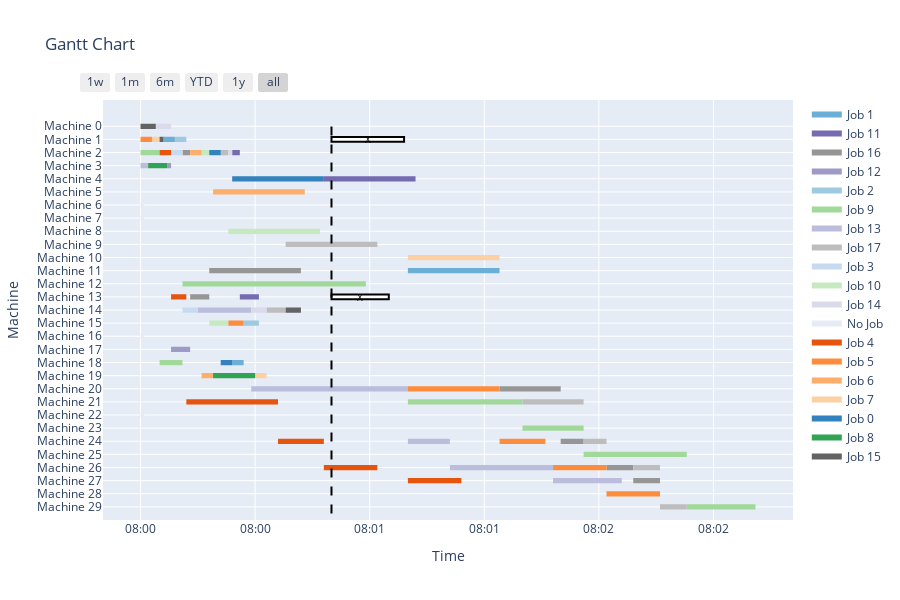

The notebook cell saved with this chart:
### Code cell
# Running schedule
completion = False
# Random events
JA_event, MB_event, events, t, trigger              = random_events(t, K, X_ijk, S_ij, C_ij, JA_event, MB_event, events,\
                                                                    maxtimeacceptnewjob, J, defectProb)
while completion == False and trigger is not None:
    if t < np.max(C_ij):
        # Snapshot
        S_k, S_j, J, I, JSet, OJSet, DSet, ODSet,    \
        OperationPool, n_ops_left_j, MC_ji, n_MC_ji, \
        d_j, n_j, p_ijk, h_ijk,                      \
        org_p_ijk, org_h_ijk, org_n_j,               \
        org_MC_ji, org_n_MC_ji,                      \
        Oij_on_machine, affected_Oij,                \
        MB_info, MB_record,  X_ijk, S_ij, C_ij,      \
        JA, percent_JA, MB, percent_MB, remaining_re,\
        CT_k, T_cur, Tard_job, C_j                   = snapshot(t, trigger, MC_ji, n_MC_ji,                         \
                                                                d_j, n_j, p_ijk, h_ijk, J, I, K, X_ijk, S_ij, C_ij, \
                                                                OperationPool, MB_info, MB_record, S_k,             \
                                                                org_J, org_p_ijk, org_h_ijk, org_n_j,               \
                                                                org_MC_ji, org_n_MC_ji, C_j                         )
        # Store previous schedule
        X_previous, S_previous, C_previous           = store_schedule(X_ijk, S_ij, C_ij)       
        action_method 						         = action_space(J, I, K, p_ijk, h_ijk, d_j, n_j, 
                                                                    MC_ji, n_MC_ji, n_ops_left_j, OperationPool, S_k, S_j, 
                                                                    JSet, OJSet, Oij_on_machine, affected_Oij, 
                                                                    t, X_ijk, S_ij, C_ij, C_j, CT_k, T_cur, Tard_job, maxtime)
        action_id                                    = 2
        print(action_name[action_id])

        reschedule							         = action_method[action_id]
        GBest, X_ijk, S_ij, C_ij, C_j                = reschedule()
        print(GBest)
        X_ijk, S_ij, C_ij                            = update_schedule(DSet, ODSet, X_ijk, S_ij, C_ij, X_previous, S_previous, C_previous)
        fig2 = plot(J, K, n_j, X_ijk, S_ij, C_ij, MB_record, t)
        display(fig2)
        

        JA_event, MB_event, events, t, trigger      = random_events(t, K, X_ijk, S_ij, C_ij, JA_event, MB_event, events,\
                                                                    maxtimeacceptnewjob, J, defectProb)
        completion = True
    # else: completion = True

### Figure 1 — Plotly figure (JSON) as saved in the notebook; plotly's stock layout.template omitted (floating-point values rounded to 4 significant figures)
{"data": [{"fill": "toself", "fillcolor": "rgb(107, 174, 214)", "hoverinfo": "name", "legendgroup": "rgb(107, 174, 214)", "mode": "none", "name": "Job 1", "type": "scatter", "x": ["2024-07-01T08:00:06", "2024-07-01T08:00:09", "2024-07-01T08:00:09", "2024-07-01T08:00:06", "2024-07-01T08:00:06", "2024-07-01T08:01:10", "2024-07-01T08:01:34", "2024-07-01T08:01:34", "2024-07-01T08:01:10", "2024-07-01T08:01:10", "2024-07-01T08:00:24", "2024-07-01T08:00:27", "2024-07-01T08:00:27", "2024-07-01T08:00:24"], "y": [27.8, 27.8, 28.2, 28.2, null, 17.8, 17.8, 18.2, 18.2, null, 10.8, 10.8, 11.2, 11.2]}, {"fill": "toself", "fillcolor": "rgb(117, 107, 177)", "hoverinfo": "name", "legendgroup": "rgb(117, 107, 177)", "mode": "none", "name": "Job 11", "type": "scatter", "x": ["2024-07-01T08:00:24", "2024-07-01T08:00:26", "2024-07-01T08:00:26", "2024-07-01T08:00:24", "2024-07-01T08:00:24", "2024-07-01T08:00:48", "2024-07-01T08:01:12", "2024-07-01T08:01:12", "2024-07-01T08:00:48", "2024-07-01T08:00:48", "2024-07-01T08:00:26", "2024-07-01T08:00:31", "2024-07-01T08:00:31", "2024-07-01T08:00:26"], "y": [26.8, 26.8, 27.2, 27.2, null, 24.8, 24.8, 25.2, 25.2, null, 15.8, 15.8, 16.2, 16.2]}, {"fill": "toself", "fillcolor": "rgb(150, 150, 150)", "hoverinfo": "name", "legendgroup": "rgb(150, 150, 150)", "mode": "none", "name": "Job 16", "type": "scatter", "x": ["2024-07-01T08:00:11", "2024-07-01T08:00:13", "2024-07-01T08:00:13", "2024-07-01T08:00:11", "2024-07-01T08:00:11", "2024-07-01T08:00:18", "2024-07-01T08:00:42", "2024-07-01T08:00:42", "2024-07-01T08:00:18", "2024-07-01T08:00:18", "2024-07-01T08:00:13", "2024-07-01T08:00:18", "2024-07-01T08:00:18", "2024-07-01T08:00:13", "2024-07-01T08:00:13", "2024-07-01T08:01:34", "2024-07-01T08:01:50", "2024-07-01T08:01:50", "2024-07-01T08:01:34", "2024-07-01T08:01:34", "2024-07-01T08:01:50", "2024-07-01T08:01:56", "2024-07-01T08:01:56", "2024-07-01T08:01:50", "2024-07-01T08:01:50", "2024-07-01T08:02:02", "2024-07-01T08:02:09", "2024-07-01T08:02:09", "2024-07-01T08:02:02", "2024-07-01T08:02:02", "2024-07-01T08:02:09", "2024-07-01T08:02:16", "2024-07-01T08:02:16", "2024-07-01T08:02:09"], "y": [26.8, 26.8, 27.2, 27.2, null, 17.8, 17.8, 18.2, 18.2, null, 15.8, 15.8, 16.2, 16.2, null, 8.8, 8.8, 9.2, 9.2, null, 4.8, 4.8, 5.2, 5.2, null, 2.8, 2.8, 3.2, 3.2, null, 1.8, 1.8, 2.2, 2.2]}, {"fill": "toself", "fillcolor": "rgb(158, 154, 200)", "hoverinfo": "name", "legendgroup": "rgb(158, 154, 200)", "mode": "none", "name": "Job 12", "type": "scatter", "x": ["2024-07-01T08:00:07", "2024-07-01T08:00:08", "2024-07-01T08:00:08", "2024-07-01T08:00:07", "2024-07-01T08:00:07", "2024-07-01T08:00:08", "2024-07-01T08:00:13", "2024-07-01T08:00:13", "2024-07-01T08:00:08"], "y": [25.8, 25.8, 26.2, 26.2, null, 11.8, 11.8, 12.2, 12.2]}, {"fill": "toself", "fillcolor": "rgb(158, 202, 225)", "hoverinfo": "name", "legendgroup": "rgb(158, 202, 225)", "mode": "none", "name": "Job 2", "type": "scatter", "x": ["2024-07-01T08:00:09", "2024-07-01T08:00:12", "2024-07-01T08:00:12", "2024-07-01T08:00:09", "2024-07-01T08:00:09", "2024-07-01T08:00:27", "2024-07-01T08:00:31", "2024-07-01T08:00:31", "2024-07-01T08:00:27"], "y": [27.8, 27.8, 28.2, 28.2, null, 13.8, 13.8, 14.2, 14.2]}, {"fill": "toself", "fillcolor": "rgb(161, 217, 155)", "hoverinfo": "name", "legendgroup": "rgb(161, 217, 155)", "mode": "none", "name": "Job 9", "type": "scatter", "x": ["2024-07-01T08:00:00", "2024-07-01T08:00:05", "2024-07-01T08:00:05", "2024-07-01T08:00:00", "2024-07-01T08:00:00", "2024-07-01T08:00:11", "2024-07-01T08:00:59", "2024-07-01T08:00:59", "2024-07-01T08:00:11", "2024-07-01T08:00:11", "2024-07-01T08:00:05", "2024-07-01T08:00:11", "2024-07-01T08:00:11", "2024-07-01T08:00:05", "2024-07-01T08:00:05", "2024-07-01T08:01:10", "2024-07-01T08:01:40", "2024-07-01T08:01:40", "2024-07-01T08:01:10", "2024-07-01T08:01:10", "2024-07-01T08:01:40", "2024-07-01T08:01:56", "2024-07-01T08:01:56", "2024-07-01T08:01:40", "2024-07-01T08:01:40", "2024-07-01T08:01:56", "2024-07-01T08:02:23", "2024-07-01T08:02:23", "2024-07-01T08:01:56", "2024-07-01T08:01:56", "2024-07-01T08:02:23", "2024-07-01T08:02:41", "2024-07-01T08:02:41", "2024-07-01T08:02:23"], "y": [26.8, 26.8, 27.2, 27.2, null, 16.8, 16.8, 17.2, 17.2, null, 10.8, 10.8, 11.2, 11.2, null, 7.8, 7.8, 8.2, 8.2, null, 5.8, 5.8, 6.2, 6.2, null, 3.8, 3.8, 4.2, 4.2, null, -0.2, -0.2, 0.2, 0.2]}, {"fill": "toself", "fillcolor": "rgb(188, 189, 220)", "hoverinfo": "name", "legendgroup": "rgb(188, 189, 220)", "mode": "none", "name": "Job 13", "type": "scatter", "x": ["2024-07-01T08:00:00", "2024-07-01T08:00:02", "2024-07-01T08:00:02", "2024-07-01T08:00:00", "2024-07-01T08:00:00", "2024-07-01T08:00:15", "2024-07-01T08:00:29", "2024-07-01T08:00:29", "2024-07-01T08:00:15", "2024-07-01T08:00:15", "2024-07-01T08:00:29", "2024-07-01T08:01:10", "2024-07-01T08:01:10", "2024-07-01T08:00:29", "2024-07-01T08:00:29", "2024-07-01T08:01:10", "2024-07-01T08:01:21", "2024-07-01T08:01:21", "2024-07-01T08:01:10", "2024-07-01T08:01:10", "2024-07-01T08:01:21", "2024-07-01T08:01:48", "2024-07-01T08:01:48", "2024-07-01T08:01:21", "2024-07-01T08:01:21", "2024-07-01T08:01:48", "2024-07-01T08:02:06", "2024-07-01T08:02:06", "2024-07-01T08:01:48"], "y": [25.8, 25.8, 26.2, 26.2, null, 14.8, 14.8, 15.2, 15.2, null, 8.8, 8.8, 9.2, 9.2, null, 4.8, 4.8, 5.2, 5.2, null, 2.8, 2.8, 3.2, 3.2, null, 1.8, 1.8, 2.2, 2.2]}, {"fill": "toself", "fillcolor": "rgb(189, 189, 189)", "hoverinfo": "name", "legendgroup": "rgb(189, 189, 189)", "mode": "none", "name": "Job 17", "type": "scatter", "x": ["2024-07-01T08:00:21", "2024-07-01T08:00:23", "2024-07-01T08:00:23", "2024-07-01T08:00:21", "2024-07-01T08:00:21", "2024-07-01T08:00:38", "2024-07-01T08:01:02", "2024-07-01T08:01:02", "2024-07-01T08:00:38", "2024-07-01T08:00:38", "2024-07-01T08:00:33", "2024-07-01T08:00:38", "2024-07-01T08:00:38", "2024-07-01T08:00:33", "2024-07-01T08:00:33", "2024-07-01T08:01:40", "2024-07-01T08:01:56", "2024-07-01T08:01:56", "2024-07-01T08:01:40", "2024-07-01T08:01:40", "2024-07-01T08:01:56", "2024-07-01T08:02:02", "2024-07-01T08:02:02", "2024-07-01T08:01:56", "2024-07-01T08:01:56", "2024-07-01T08:02:09", "2024-07-01T08:02:16", "2024-07-01T08:02:16", "2024-07-01T08:02:09", "2024-07-01T08:02:09", "2024-07-01T08:02:16", "2024-07-01T08:02:23", "2024-07-01T08:02:23", "2024-07-01T08:02:16"], "y": [26.8, 26.8, 27.2, 27.2, null, 19.8, 19.8, 20.2, 20.2, null, 14.8, 14.8, 15.2, 15.2, null, 7.8, 7.8, 8.2, 8.2, null, 4.8, 4.8, 5.2, 5.2, null, 2.8, 2.8, 3.2, 3.2, null, -0.2, -0.2, 0.2, 0.2]}, {"fill": "toself", "fillcolor": "rgb(198, 219, 239)", "hoverinfo": "name", "legendgroup": "rgb(198, 219, 239)", "mode": "none", "name": "Job 3", "type": "scatter", "x": ["2024-07-01T08:00:08", "2024-07-01T08:00:11", "2024-07-01T08:00:11", "2024-07-01T08:00:08", "2024-07-01T08:00:08", "2024-07-01T08:00:11", "2024-07-01T08:00:15", "2024-07-01T08:00:15", "2024-07-01T08:00:11"], "y": [26.8, 26.8, 27.2, 27.2, null, 14.8, 14.8, 15.2, 15.2]}, {"fill": "toself", "fillcolor": "rgb(199, 233, 192)", "hoverinfo": "name", "legendgroup": "rgb(199, 233, 192)", "mode": "none", "name": "Job 10", "type": "scatter", "x": ["2024-07-01T08:00:16", "2024-07-01T08:00:18", "2024-07-01T08:00:18", "2024-07-01T08:00:16", "2024-07-01T08:00:16", "2024-07-01T08:00:23", "2024-07-01T08:00:47", "2024-07-01T08:00:47", "2024-07-01T08:00:23", "2024-07-01T08:00:23", "2024-07-01T08:00:18", "2024-07-01T08:00:23", "2024-07-01T08:00:23", "2024-07-01T08:00:18"], "y": [26.8, 26.8, 27.2, 27.2, null, 20.8, 20.8, 21.2, 21.2, null, 13.8, 13.8, 14.2, 14.2]}, {"fill": "toself", "fillcolor": "rgb(218, 218, 235)", "hoverinfo": "name", "legendgroup": "rgb(218, 218, 235)", "mode": "none", "name": "Job 14", "type": "scatter", "x": ["2024-07-01T08:00:04", "2024-07-01T08:00:08", "2024-07-01T08:00:08", "2024-07-01T08:00:04", "2024-07-01T08:00:04", "2024-07-01T08:00:23", "2024-07-01T08:00:24", "2024-07-01T08:00:24", "2024-07-01T08:00:23", "2024-07-01T08:00:23", "2024-07-01T08:00:29", "2024-07-01T08:00:33", "2024-07-01T08:00:33", "2024-07-01T08:00:29"], "y": [28.8, 28.8, 29.2, 29.2, null, 26.8, 26.8, 27.2, 27.2, null, 14.8, 14.8, 15.2, 15.2]}, {"fill": "toself", "fillcolor": "rgb(230, 236, 245)", "hoverinfo": "name", "legendgroup": "rgb(230, 236, 245)", "mode": "none", "name": "No Job", "type": "scatter", "x": ["2024-07-01T08:00:00", "2024-07-01T08:00:01", "2024-07-01T08:00:01", "2024-07-01T08:00:00", "2024-07-01T08:00:00", "2024-07-01T08:00:00", "2024-07-01T08:00:01", "2024-07-01T08:00:01", "2024-07-01T08:00:00", "2024-07-01T08:00:00", "2024-07-01T08:00:00", "2024-07-01T08:00:01", "2024-07-01T08:00:01", "2024-07-01T08:00:00", "2024-07-01T08:00:00", "2024-07-01T08:00:00", "2024-07-01T08:00:01", "2024-07-01T08:00:01", "2024-07-01T08:00:00"], "y": [22.8, 22.8, 23.2, 23.2, null, 21.8, 21.8, 22.2, 22.2, null, 12.8, 12.8, 13.2, 13.2, null, 6.8, 6.8, 7.2, 7.2]}, {"fill": "toself", "fillcolor": "rgb(230, 85, 13)", "hoverinfo": "name", "legendgroup": "rgb(230, 85, 13)", "mode": "none", "name": "Job 4", "type": "scatter", "x": ["2024-07-01T08:00:05", "2024-07-01T08:00:08", "2024-07-01T08:00:08", "2024-07-01T08:00:05", "2024-07-01T08:00:05", "2024-07-01T08:00:08", "2024-07-01T08:00:12", "2024-07-01T08:00:12", "2024-07-01T08:00:08", "2024-07-01T08:00:08", "2024-07-01T08:00:12", "2024-07-01T08:00:36", "2024-07-01T08:00:36", "2024-07-01T08:00:12", "2024-07-01T08:00:12", "2024-07-01T08:00:36", "2024-07-01T08:00:48", "2024-07-01T08:00:48", "2024-07-01T08:00:36", "2024-07-01T08:00:36", "2024-07-01T08:00:48", "2024-07-01T08:01:02", "2024-07-01T08:01:02", "2024-07-01T08:00:48", "2024-07-01T08:00:48", "2024-07-01T08:01:10", "2024-07-01T08:01:24", "2024-07-01T08:01:24", "2024-07-01T08:01:10"], "y": [26.8, 26.8, 27.2, 27.2, null, 15.8, 15.8, 16.2, 16.2, null, 7.8, 7.8, 8.2, 8.2, null, 4.8, 4.8, 5.2, 5.2, null, 2.8, 2.8, 3.2, 3.2, null, 1.8, 1.8, 2.2, 2.2]}, {"fill": "toself", "fillcolor": "rgb(253, 141, 60)", "hoverinfo": "name", "legendgroup": "rgb(253, 141, 60)", "mode": "none", "name": "Job 5", "type": "scatter", "x": ["2024-07-01T08:00:00", "2024-07-01T08:00:03", "2024-07-01T08:00:03", "2024-07-01T08:00:00", "2024-07-01T08:00:00", "2024-07-01T08:00:23", "2024-07-01T08:00:27", "2024-07-01T08:00:27", "2024-07-01T08:00:23", "2024-07-01T08:00:23", "2024-07-01T08:01:10", "2024-07-01T08:01:34", "2024-07-01T08:01:34", "2024-07-01T08:01:10", "2024-07-01T08:01:10", "2024-07-01T08:01:34", "2024-07-01T08:01:46", "2024-07-01T08:01:46", "2024-07-01T08:01:34", "2024-07-01T08:01:34", "2024-07-01T08:01:48", "2024-07-01T08:02:02", "2024-07-01T08:02:02", "2024-07-01T08:01:48", "2024-07-01T08:01:48", "2024-07-01T08:02:02", "2024-07-01T08:02:16", "2024-07-01T08:02:16", "2024-07-01T08:02:02"], "y": [27.8, 27.8, 28.2, 28.2, null, 13.8, 13.8, 14.2, 14.2, null, 8.8, 8.8, 9.2, 9.2, null, 4.8, 4.8, 5.2, 5.2, null, 2.8, 2.8, 3.2, 3.2, null, 0.8, 0.8, 1.2, 1.2]}, {"fill": "toself", "fillcolor": "rgb(253, 174, 107)", "hoverinfo": "name", "legendgroup": "rgb(253, 174, 107)", "mode": "none", "name": "Job 6", "type": "scatter", "x": ["2024-07-01T08:00:13", "2024-07-01T08:00:16", "2024-07-01T08:00:16", "2024-07-01T08:00:13", "2024-07-01T08:00:13", "2024-07-01T08:00:19", "2024-07-01T08:00:43", "2024-07-01T08:00:43", "2024-07-01T08:00:19", "2024-07-01T08:00:19", "2024-07-01T08:00:16", "2024-07-01T08:00:19", "2024-07-01T08:00:19", "2024-07-01T08:00:16"], "y": [26.8, 26.8, 27.2, 27.2, null, 23.8, 23.8, 24.2, 24.2, null, 9.8, 9.8, 10.2, 10.2]}, {"fill": "toself", "fillcolor": "rgb(253, 208, 162)", "hoverinfo": "name", "legendgroup": "rgb(253, 208, 162)", "mode": "none", "name": "Job 7", "type": "scatter", "x": ["2024-07-01T08:00:03", "2024-07-01T08:00:05", "2024-07-01T08:00:05", "2024-07-01T08:00:03", "2024-07-01T08:00:03", "2024-07-01T08:01:10", "2024-07-01T08:01:34", "2024-07-01T08:01:34", "2024-07-01T08:01:10", "2024-07-01T08:01:10", "2024-07-01T08:00:30", "2024-07-01T08:00:33", "2024-07-01T08:00:33", "2024-07-01T08:00:30"], "y": [27.8, 27.8, 28.2, 28.2, null, 18.8, 18.8, 19.2, 19.2, null, 9.8, 9.8, 10.2, 10.2]}, {"fill": "toself", "fillcolor": "rgb(49, 130, 189)", "hoverinfo": "name", "legendgroup": "rgb(49, 130, 189)", "mode": "none", "name": "Job 0", "type": "scatter", "x": ["2024-07-01T08:00:18", "2024-07-01T08:00:21", "2024-07-01T08:00:21", "2024-07-01T08:00:18", "2024-07-01T08:00:18", "2024-07-01T08:00:24", "2024-07-01T08:00:48", "2024-07-01T08:00:48", "2024-07-01T08:00:24", "2024-07-01T08:00:24", "2024-07-01T08:00:21", "2024-07-01T08:00:24", "2024-07-01T08:00:24", "2024-07-01T08:00:21"], "y": [26.8, 26.8, 27.2, 27.2, null, 24.8, 24.8, 25.2, 25.2, null, 10.8, 10.8, 11.2, 11.2]}, {"fill": "toself", "fillcolor": "rgb(49, 163, 84)", "hoverinfo": "name", "legendgroup": "rgb(49, 163, 84)", "mode": "none", "name": "Job 8", "type": "scatter", "x": ["2024-07-01T08:00:02", "2024-07-01T08:00:07", "2024-07-01T08:00:07", "2024-07-01T08:00:02", "2024-07-01T08:00:02", "2024-07-01T08:00:19", "2024-07-01T08:00:30", "2024-07-01T08:00:30", "2024-07-01T08:00:19"], "y": [25.8, 25.8, 26.2, 26.2, null, 9.8, 9.8, 10.2, 10.2]}, {"fill": "toself", "fillcolor": "rgb(99, 99, 99)", "hoverinfo": "name", "legendgroup": "rgb(99, 99, 99)", "mode": "none", "name": "Job 15", "type": "scatter", "x": ["2024-07-01T08:00:00", "2024-07-01T08:00:04", "2024-07-01T08:00:04", "2024-07-01T08:00:00", "2024-07-01T08:00:00", "2024-07-01T08:00:05", "2024-07-01T08:00:06", "2024-07-01T08:00:06", "2024-07-01T08:00:05", "2024-07-01T08:00:05", "2024-07-01T08:00:38", "2024-07-01T08:00:42", "2024-07-01T08:00:42", "2024-07-01T08:00:38"], "y": [28.8, 28.8, 29.2, 29.2, null, 27.8, 27.8, 28.2, 28.2, null, 14.8, 14.8, 15.2, 15.2]}, {"legendgroup": "rgb(107, 174, 214)", "marker": {"color": "rgb(107, 174, 214)", "opacity": 0, "size": 1}, "mode": "markers", "name": "", "showlegend": false, "text": [null, null, null, null, null, null], "type": "scatter", "x": ["2024-07-01T08:00:06", "2024-07-01T08:00:09", "2024-07-01T08:01:10", "2024-07-01T08:01:34", "2024-07-01T08:00:24", "2024-07-01T08:00:27"], "y": [28, 28, 18, 18, 11, 11]}, {"legendgroup": "rgb(117, 107, 177)", "marker": {"color": "rgb(117, 107, 177)", "opacity": 0, "size": 1}, "mode": "markers", "name": "", "showlegend": false, "text": [null, null, null, null, null, null], "type": "scatter", "x": ["2024-07-01T08:00:24", "2024-07-01T08:00:26", "2024-07-01T08:00:48", "2024-07-01T08:01:12", "2024-07-01T08:00:26", "2024-07-01T08:00:31"], "y": [27, 27, 25, 25, 16, 16]}, {"legendgroup": "rgb(150, 150, 150)", "marker": {"color": "rgb(150, 150, 150)", "opacity": 0, "size": 1}, "mode": "markers", "name": "", "showlegend": false, "text": [null, null, null, null, null, null, null, null, null, null, null, null, null, null], "type": "scatter", "x": ["2024-07-01T08:00:11", "2024-07-01T08:00:13", "2024-07-01T08:00:18", "2024-07-01T08:00:42", "2024-07-01T08:00:13", "2024-07-01T08:00:18", "2024-07-01T08:01:34", "2024-07-01T08:01:50", "2024-07-01T08:01:50", "2024-07-01T08:01:56", "2024-07-01T08:02:02", "2024-07-01T08:02:09", "2024-07-01T08:02:09", "2024-07-01T08:02:16"], "y": [27, 27, 18, 18, 16, 16, 9, 9, 5, 5, 3, 3, 2, 2]}, {"legendgroup": "rgb(158, 154, 200)", "marker": {"color": "rgb(158, 154, 200)", "opacity": 0, "size": 1}, "mode": "markers", "name": "", "showlegend": false, "text": [null, null, null, null], "type": "scatter", "x": ["2024-07-01T08:00:07", "2024-07-01T08:00:08", "2024-07-01T08:00:08", "2024-07-01T08:00:13"], "y": [26, 26, 12, 12]}, {"legendgroup": "rgb(158, 202, 225)", "marker": {"color": "rgb(158, 202, 225)", "opacity": 0, "size": 1}, "mode": "markers", "name": "", "showlegend": false, "text": [null, null, null, null], "type": "scatter", "x": ["2024-07-01T08:00:09", "2024-07-01T08:00:12", "2024-07-01T08:00:27", "2024-07-01T08:00:31"], "y": [28, 28, 14, 14]}, {"legendgroup": "rgb(161, 217, 155)", "marker": {"color": "rgb(161, 217, 155)", "opacity": 0, "size": 1}, "mode": "markers", "name": "", "showlegend": false, "text": [null, null, null, null, null, null, null, null, null, null, null, null, null, null], "type": "scatter", "x": ["2024-07-01T08:00:00", "2024-07-01T08:00:05", "2024-07-01T08:00:11", "2024-07-01T08:00:59", "2024-07-01T08:00:05", "2024-07-01T08:00:11", "2024-07-01T08:01:10", "2024-07-01T08:01:40", "2024-07-01T08:01:40", "2024-07-01T08:01:56", "2024-07-01T08:01:56", "2024-07-01T08:02:23", "2024-07-01T08:02:23", "2024-07-01T08:02:41"], "y": [27, 27, 17, 17, 11, 11, 8, 8, 6, 6, 4, 4, 0, 0]}, {"legendgroup": "rgb(188, 189, 220)", "marker": {"color": "rgb(188, 189, 220)", "opacity": 0, "size": 1}, "mode": "markers", "name": "", "showlegend": false, "text": [null, null, null, null, null, null, null, null, null, null, null, null], "type": "scatter", "x": ["2024-07-01T08:00:00", "2024-07-01T08:00:02", "2024-07-01T08:00:15", "2024-07-01T08:00:29", "2024-07-01T08:00:29", "2024-07-01T08:01:10", "2024-07-01T08:01:10", "2024-07-01T08:01:21", "2024-07-01T08:01:21", "2024-07-01T08:01:48", "2024-07-01T08:01:48", "2024-07-01T08:02:06"], "y": [26, 26, 15, 15, 9, 9, 5, 5, 3, 3, 2, 2]}, {"legendgroup": "rgb(189, 189, 189)", "marker": {"color": "rgb(189, 189, 189)", "opacity": 0, "size": 1}, "mode": "markers", "name": "", "showlegend": false, "text": [null, null, null, null, null, null, null, null, null, null, null, null, null, null], "type": "scatter", "x": ["2024-07-01T08:00:21", "2024-07-01T08:00:23", "2024-07-01T08:00:38", "2024-07-01T08:01:02", "2024-07-01T08:00:33", "2024-07-01T08:00:38", "2024-07-01T08:01:40", "2024-07-01T08:01:56", "2024-07-01T08:01:56", "2024-07-01T08:02:02", "2024-07-01T08:02:09", "2024-07-01T08:02:16", "2024-07-01T08:02:16", "2024-07-01T08:02:23"], "y": [27, 27, 20, 20, 15, 15, 8, 8, 5, 5, 3, 3, 0, 0]}, {"legendgroup": "rgb(198, 219, 239)", "marker": {"color": "rgb(198, 219, 239)", "opacity": 0, "size": 1}, "mode": "markers", "name": "", "showlegend": false, "text": [null, null, null, null], "type": "scatter", "x": ["2024-07-01T08:00:08", "2024-07-01T08:00:11", "2024-07-01T08:00:11", "2024-07-01T08:00:15"], "y": [27, 27, 15, 15]}, {"legendgroup": "rgb(199, 233, 192)", "marker": {"color": "rgb(199, 233, 192)", "opacity": 0, "size": 1}, "mode": "markers", "name": "", "showlegend": false, "text": [null, null, null, null, null, null], "type": "scatter", "x": ["2024-07-01T08:00:16", "2024-07-01T08:00:18", "2024-07-01T08:00:23", "2024-07-01T08:00:47", "2024-07-01T08:00:18", "2024-07-01T08:00:23"], "y": [27, 27, 21, 21, 14, 14]}, {"legendgroup": "rgb(218, 218, 235)", "marker": {"color": "rgb(218, 218, 235)", "opacity": 0, "size": 1}, "mode": "markers", "name": "", "showlegend": false, "text": [null, null, null, null, null, null], "type": "scatter", "x": ["2024-07-01T08:00:04", "2024-07-01T08:00:08", "2024-07-01T08:00:23", "2024-07-01T08:00:24", "2024-07-01T08:00:29", "2024-07-01T08:00:33"], "y": [29, 29, 27, 27, 15, 15]}, {"legendgroup": "rgb(230, 236, 245)", "marker": {"color": "rgb(230, 236, 245)", "opacity": 0, "size": 1}, "mode": "markers", "name": "", "showlegend": false, "text": [null, null, null, null, null, null, null, null], "type": "scatter", "x": ["2024-07-01T08:00:00", "2024-07-01T08:00:01", "2024-07-01T08:00:00", "2024-07-01T08:00:01", "2024-07-01T08:00:00", "2024-07-01T08:00:01", "2024-07-01T08:00:00", "2024-07-01T08:00:01"], "y": [23, 23, 22, 22, 13, 13, 7, 7]}, {"legendgroup": "rgb(230, 85, 13)", "marker": {"color": "rgb(230, 85, 13)", "opacity": 0, "size": 1}, "mode": "markers", "name": "", "showlegend": false, "text": [null, null, null, null, null, null, null, null, null, null, null, null], "type": "scatter", "x": ["2024-07-01T08:00:05", "2024-07-01T08:00:08", "2024-07-01T08:00:08", "2024-07-01T08:00:12", "2024-07-01T08:00:12", "2024-07-01T08:00:36", "2024-07-01T08:00:36", "2024-07-01T08:00:48", "2024-07-01T08:00:48", "2024-07-01T08:01:02", "2024-07-01T08:01:10", "2024-07-01T08:01:24"], "y": [27, 27, 16, 16, 8, 8, 5, 5, 3, 3, 2, 2]}, {"legendgroup": "rgb(253, 141, 60)", "marker": {"color": "rgb(253, 141, 60)", "opacity": 0, "size": 1}, "mode": "markers", "name": "", "showlegend": false, "text": [null, null, null, null, null, null, null, null, null, null, null, null], "type": "scatter", "x": ["2024-07-01T08:00:00", "2024-07-01T08:00:03", "2024-07-01T08:00:23", "2024-07-01T08:00:27", "2024-07-01T08:01:10", "2024-07-01T08:01:34", "2024-07-01T08:01:34", "2024-07-01T08:01:46", "2024-07-01T08:01:48", "2024-07-01T08:02:02", "2024-07-01T08:02:02", "2024-07-01T08:02:16"], "y": [28, 28, 14, 14, 9, 9, 5, 5, 3, 3, 1, 1]}, {"legendgroup": "rgb(253, 174, 107)", "marker": {"color": "rgb(253, 174, 107)", "opacity": 0, "size": 1}, "mode": "markers", "name": "", "showlegend": false, "text": [null, null, null, null, null, null], "type": "scatter", "x": ["2024-07-01T08:00:13", "2024-07-01T08:00:16", "2024-07-01T08:00:19", "2024-07-01T08:00:43", "2024-07-01T08:00:16", "2024-07-01T08:00:19"], "y": [27, 27, 24, 24, 10, 10]}, {"legendgroup": "rgb(253, 208, 162)", "marker": {"color": "rgb(253, 208, 162)", "opacity": 0, "size": 1}, "mode": "markers", "name": "", "showlegend": false, "text": [null, null, null, null, null, null], "type": "scatter", "x": ["2024-07-01T08:00:03", "2024-07-01T08:00:05", "2024-07-01T08:01:10", "2024-07-01T08:01:34", "2024-07-01T08:00:30", "2024-07-01T08:00:33"], "y": [28, 28, 19, 19, 10, 10]}, {"legendgroup": "rgb(49, 130, 189)", "marker": {"color": "rgb(49, 130, 189)", "opacity": 0, "size": 1}, "mode": "markers", "name": "", "showlegend": false, "text": [null, null, null, null, null, null], "type": "scatter", "x": ["2024-07-01T08:00:18", "2024-07-01T08:00:21", "2024-07-01T08:00:24", "2024-07-01T08:00:48", "2024-07-01T08:00:21", "2024-07-01T08:00:24"], "y": [27, 27, 25, 25, 11, 11]}, {"legendgroup": "rgb(49, 163, 84)", "marker": {"color": "rgb(49, 163, 84)", "opacity": 0, "size": 1}, "mode": "markers", "name": "", "showlegend": false, "text": [null, null, null, null], "type": "scatter", "x": ["2024-07-01T08:00:02", "2024-07-01T08:00:07", "2024-07-01T08:00:19", "2024-07-01T08:00:30"], "y": [26, 26, 10, 10]}, {"legendgroup": "rgb(99, 99, 99)", "marker": {"color": "rgb(99, 99, 99)", "opacity": 0, "size": 1}, "mode": "markers", "name": "", "showlegend": false, "text": [null, null, null, null, null, null], "type": "scatter", "x": ["2024-07-01T08:00:00", "2024-07-01T08:00:04", "2024-07-01T08:00:05", "2024-07-01T08:00:06", "2024-07-01T08:00:38", "2024-07-01T08:00:42"], "y": [29, 29, 28, 28, 15, 15]}], "layout": {"annotations": [{"align": "center", "font": {"color": "black", "size": 10}, "showarrow": false, "text": "X", "valign": "middle", "x": "2024-07-01T08:00:59.500000", "y": 28}, {"align": "center", "font": {"color": "black", "size": 10}, "showarrow": false, "text": "X", "valign": "middle", "x": "2024-07-01T08:00:57.500000", "y": 16}], "height": 600, "hovermode": "closest", "legend": {"traceorder": "normal"}, "shapes": [{"fillcolor": "white", "line": {"color": "black"}, "opacity": 1, "type": "rect", "x0": "2024-07-01T08:00:50", "x1": "2024-07-01T08:01:09", "y0": 27.82, "y1": 28.18}, {"fillcolor": "white", "line": {"color": "black"}, "opacity": 1, "type": "rect", "x0": "2024-07-01T08:00:50", "x1": "2024-07-01T08:01:05", "y0": 15.82, "y1": 16.18}, {"line": {"color": "black", "dash": "dash"}, "type": "line", "x0": "2024-07-01T08:00:50", "x1": "2024-07-01T08:00:50", "y0": -0.5, "y1": 29.5}], "showlegend": true, "title": {"text": "Gantt Chart"}, "xaxis": {"rangeselector": {"buttons": [{"count": 7, "label": "1w", "step": "day", "stepmode": "backward"}, {"count": 1, "label": "1m", "step": "month", "stepmode": "backward"}, {"count": 6, "label": "6m", "step": "month", "stepmode": "backward"}, {"count": 1, "label": "YTD", "step": "year", "stepmode": "todate"}, {"count": 1, "label": "1y", "step": "year", "stepmode": "backward"}, {"step": "all"}]}, "showgrid": true, "tickformat": "%H:%M", "title": {"text": "Time"}, "type": "date", "zeroline": false}, "yaxis": {"autorange": false, "range": [-1, 31], "showgrid": true, "ticktext": ["Machine 29", "Machine 28", "Machine 27", "Machine 26", "Machine 25", "Machine 24", "Machine 23", "Machine 22", "Machine 21", "Machine 20", "Machine 19", "Machine 18", "Machine 17", "Machine 16", "Machine 15", "Machine 14", "Machine 13", "Machine 12", "Machine 11", "Machine 10", "Machine 9", "Machine 8", "Machine 7", "Machine 6", "Machine 5", "Machine 4", "Machine 3", "Machine 2", "Machine 1", "Machine 0"], "tickvals": [0, 1, 2, 3, 4, 5, 6, 7, 8, 9, 10, 11, 12, 13, 14, 15, 16, 17, 18, 19, 20, 21, 22, 23, 24, 25, 26, 27, 28, 29], "title": {"text": "Machine"}, "zeroline": false}}}
